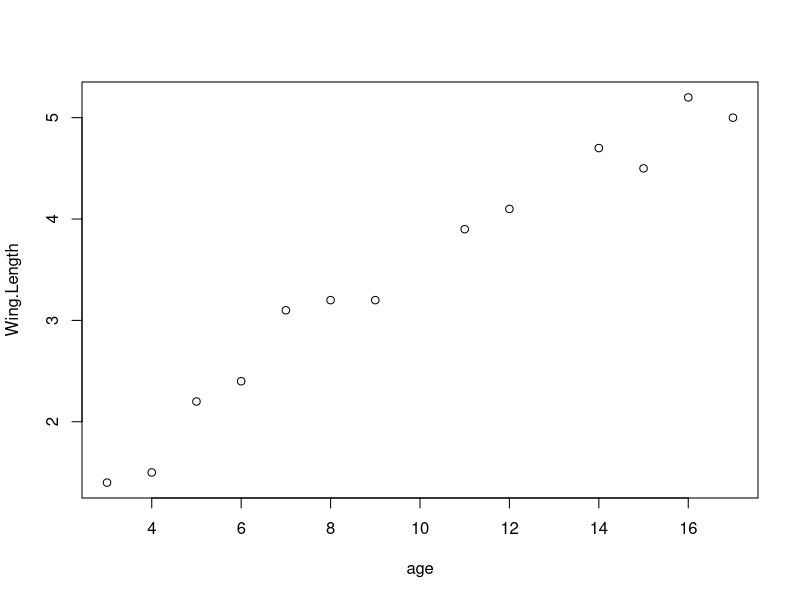

R code for this plot:
age <- c(3,	4,	5,	6,	7,	8,	9,	11,	12,	14,	15,	16,	17)
Wing.Length <- c(1.4,	1.5,	2.2,	2.4,	3.1,	3.2,	3.2,	3.9,	4.1,	4.7,	4.5,	5.2,	5)
plot(age,Wing.Length)
lm(Wing.Length ~ age)
var.test(age, Wing.Length) #significant, reject H0
